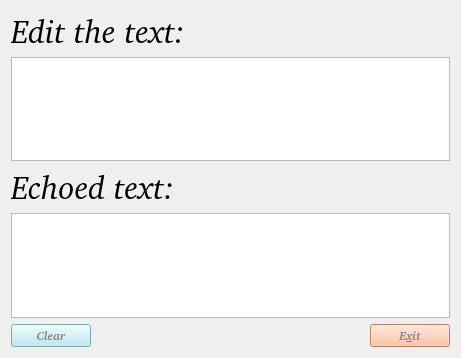
<?xml version="1.0" encoding="UTF-8"?>
<ui version="4.0">
 <class>MyForm</class>
 <widget class="QWidget" name="MyForm">
  <property name="geometry">
   <rect>
    <x>0</x>
    <y>0</y>
    <width>461</width>
    <height>358</height>
   </rect>
  </property>
  <property name="windowTitle">
   <string>MyForm</string>
  </property>
  <layout class="QVBoxLayout" name="verticalLayout_5">
   <item>
    <layout class="QVBoxLayout" name="verticalLayout_4">
     <item>
      <layout class="QVBoxLayout" name="verticalLayout_2">
       <item>
        <widget class="QLabel" name="label_2">
         <property name="font">
          <font>
           <family>PT Serif Caption [paratype]</family>
           <pointsize>24</pointsize>
           <italic>true</italic>
          </font>
         </property>
         <property name="styleSheet">
          <string notr="true">color: rgb(0, 0, 0)</string>
         </property>
         <property name="text">
          <string>Edit the text:</string>
         </property>
        </widget>
       </item>
       <item>
        <widget class="QTextEdit" name="textEdit"/>
       </item>
      </layout>
     </item>
     <item>
      <layout class="QVBoxLayout" name="verticalLayout">
       <item>
        <widget class="QLabel" name="label">
         <property name="font">
          <font>
           <family>PT Serif Caption [paratype]</family>
           <pointsize>24</pointsize>
           <italic>true</italic>
          </font>
         </property>
         <property name="styleSheet">
          <string notr="true">color: rgb(0, 0, 0)</string>
         </property>
         <property name="text">
          <string>Echoed text:</string>
         </property>
        </widget>
       </item>
       <item>
        <widget class="QTextEdit" name="textEdit_2"/>
       </item>
      </layout>
     </item>
    </layout>
   </item>
   <item>
    <layout class="QHBoxLayout" name="horizontalLayout">
     <item>
      <widget class="QPushButton" name="buttonDelete">
       <property name="font">
        <font>
         <family>PT Serif Caption [unknown]</family>
         <weight>75</weight>
         <italic>true</italic>
         <bold>true</bold>
        </font>
       </property>
       <property name="styleSheet">
        <string notr="true">background-color: rgb(177, 231, 239);
color: rgb(132, 126, 137);</string>
       </property>
       <property name="text">
        <string>Clear</string>
       </property>
      </widget>
     </item>
     <item>
      <spacer name="horizontalSpacer">
       <property name="orientation">
        <enum>Qt::Horizontal</enum>
       </property>
       <property name="sizeHint" stdset="0">
        <size>
         <width>268</width>
         <height>20</height>
        </size>
       </property>
      </spacer>
     </item>
     <item>
      <widget class="QPushButton" name="buttonExit">
       <property name="font">
        <font>
         <family>PT Serif Caption [unknown]</family>
         <weight>75</weight>
         <italic>true</italic>
         <bold>true</bold>
        </font>
       </property>
       <property name="styleSheet">
        <string notr="true">background-color: rgb(255, 180, 142);
color: rgb(132, 126, 137);</string>
       </property>
       <property name="text">
        <string>E&amp;xit</string>
       </property>
      </widget>
     </item>
    </layout>
   </item>
  </layout>
 </widget>
 <resources/>
 <connections>
  <connection>
   <sender>buttonExit</sender>
   <signal>clicked()</signal>
   <receiver>MyForm</receiver>
   <slot>close()</slot>
   <hints>
    <hint type="sourcelabel">
     <x>421</x>
     <y>332</y>
    </hint>
    <hint type="destinationlabel">
     <x>460</x>
     <y>357</y>
    </hint>
   </hints>
  </connection>
  <connection>
   <sender>buttonDelete</sender>
   <signal>clicked()</signal>
   <receiver>textEdit_2</receiver>
   <slot>clear()</slot>
   <hints>
    <hint type="sourcelabel">
     <x>62</x>
     <y>334</y>
    </hint>
    <hint type="destinationlabel">
     <x>25</x>
     <y>277</y>
    </hint>
   </hints>
  </connection>
  <connection>
   <sender>buttonDelete</sender>
   <signal>clicked()</signal>
   <receiver>textEdit</receiver>
   <slot>clear()</slot>
   <hints>
    <hint type="sourcelabel">
     <x>72</x>
     <y>334</y>
    </hint>
    <hint type="destinationlabel">
     <x>23</x>
     <y>148</y>
    </hint>
   </hints>
  </connection>
 </connections>
</ui>
